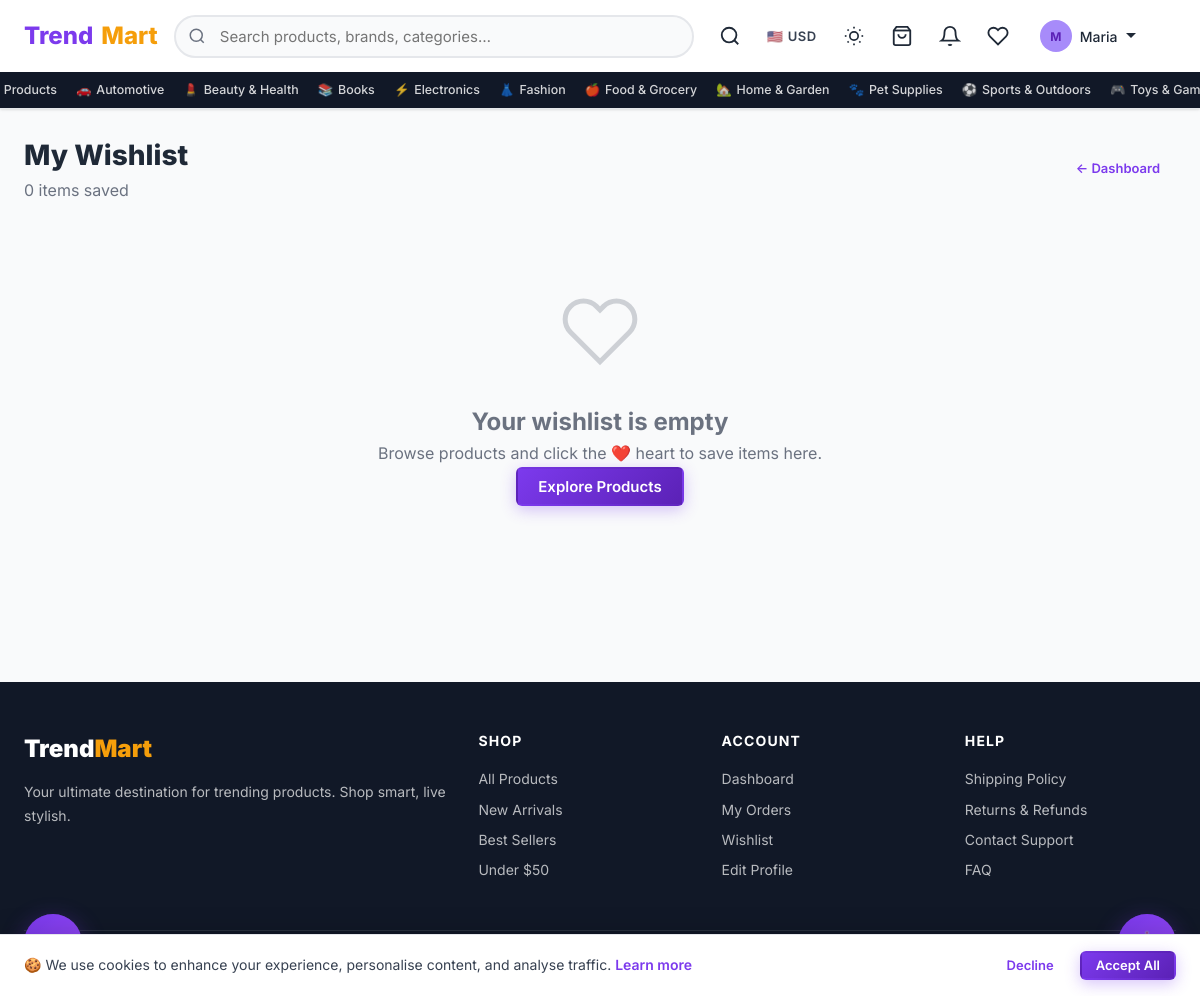
The app's page /wishlist/ (signed in) with its own data.
### shop/models.py (models this page shows, shortened)
class Category(models.Model):
    name = models.CharField(max_length=200)
    slug = models.SlugField(unique=True, blank=True)
    parent = models.ForeignKey(
        'self', null=True, blank=True, on_delete=models.CASCADE, related_name='children'
    )
    description = models.TextField(blank=True)
    icon = models.CharField(max_length=100, blank=True, help_text="Emoji or CSS icon class")
    image = models.ImageField(upload_to='categories/', blank=True, null=True)
    is_active = models.BooleanField(default=True)
    order = models.PositiveIntegerField(default=0)
    class Meta:
        verbose_name_plural = "Categories"
        ordering = ['order', 'name']

### shop/views.py (the view)
# urls.py: path('wishlist/', views.wishlist_view, name='wishlist'),
@login_required
def wishlist_view(request):
    items = WishlistItem.objects.filter(user=request.user).select_related('product')
    return render(request, 'shop/wishlist.html', {'items': items})

### shop/context_processors.py (called while the page is built)
def cart_context(request):
    cart_count = 0
    try:
        if request.user.is_authenticated:
            cart = Cart.objects.filter(user=request.user).first()
        else:
            session_key = request.session.session_key
            cart = Cart.objects.filter(session_key=session_key, user=None).first() if session_key else None
        if cart:
            cart_count = cart.get_item_count()
    except Exception:
        pass
    return {'cart_count': cart_count}

def site_context(request):
    root_categories = Category.objects.filter(parent=None, is_active=True).prefetch_related('children')
    return {
        'site_name': 'TrendMart',
        'site_tagline': 'Shop the Trend, Live the Style',
        'root_categories': root_categories,
    }

### templates/shop/wishlist.html (shortened to what this page needs)
{% extends "shop/base.html" %}
{% block content %}
<div class="container" style="padding-top:1.5rem;padding-bottom:3rem">
  <div style="display:flex;align-items:center;justify-content:space-between;margin-bottom:1.5rem;flex-wrap:wrap;gap:1rem">
    <div>
      <h1 style="font-size:1.75rem;font-weight:800;color:var(--dark)">My Wishlist</h1>
      <p style="color:var(--text-light)">{{ items|length }} item{{ items|length|pluralize }} saved</p>
    </div>
    <a href="{% url 'shop:dashboard' %}" class="btn btn-ghost btn-sm">← Dashboard</a>
  </div>
  {% if items %}
    <div class="product-grid" role="list" aria-label="Wishlist items">
      {% for item in items %}
        {% include "shop/includes/product_card.html" with product=item.product %}
      {% endfor %}
    </div>
  {% else %}
    <div class="empty-state" role="status">
      <svg viewBox="0 0 24 24" fill="none" stroke="currentColor" stroke-width="1.5" aria-hidden="true"><path d="M20.84 4.61a5.5 5.5 0 00-7.78 0L12 5.67l-1.06-1.06a5.5 5.5 0 00-7.78 7.78L12 21.23l8.84-8.84a5.5 5.5 0 000-7.78z"/></svg>
      <h2>Your wishlist is empty</h2>
      <p>Browse products and click the ❤️ heart to save items here.</p>
      <a href="{% url 'shop:product_list' %}" class="btn btn-primary">Explore Products</a>
    </div>
  {% endif %}
</div>
{% endblock %}

### templates/shop/base.html (shortened to what this page needs)
{% load static %}
<!DOCTYPE html>
<html lang="en">
<head>
  <link rel="stylesheet" href="{% static 'css/main.css' %}?v=21">
</head>
<body>
<header>
  <nav class="navbar" role="navigation" aria-label="Main navigation">
    <div class="navbar-inner">
      <a href="{% url 'shop:home' %}" class="navbar-brand" aria-label="TrendMart Home">
        Trend<span>Mart</span>
      </a>
      <div class="navbar-search" id="navbar-search" role="search">
        <form action="{% url 'shop:search' %}" method="get">
          <input type="search" name="q" id="search-input" value="{{ request.GET.q }}"
                 placeholder="Search products, brands, categories…"
                 autocomplete="off" aria-label="Search products">
        </form>
      </div>
      <div class="navbar-actions">
        <button id="mobile-search-btn" class="nav-icon-btn" aria-label="Search" aria-expanded="false">
          <svg viewBox="0 0 24 24" fill="none" stroke="currentColor" stroke-width="2"><circle cx="11" cy="11" r="8"/><path d="m21 21-4.35-4.35"/></svg>
        </button>
        <div class="currency-selector" title="Select currency">
          <button class="currency-btn" id="currency-btn" aria-label="Currency selector" aria-haspopup="listbox">
            <span id="currency-flag">🇺🇸</span>
            <span id="currency-code">USD</span>
          </button>
        </div>
        <button id="dark-mode-toggle" class="dark-mode-btn" aria-label="Toggle dark mode" aria-pressed="false" title="Toggle dark mode">
        </button>
        <a href="{% url 'shop:cart' %}" class="nav-icon-btn" id="nav-cart-btn" aria-label="Cart ({{ cart_count }} items)">
          <svg viewBox="0 0 24 24" fill="none" stroke="currentColor" stroke-width="2" aria-hidden="true"><path d="M6 2L3 6v14a2 2 0 002 2h14a2 2 0 002-2V6l-3-4z"/><line x1="3" y1="6" x2="21" y2="6"/><path d="M16 10a4 4 0 01-8 0"/></svg>
        </a>
        {% if user.is_authenticated %}
          <div class="nav-bell-wrap">
            <a href="{% url 'shop:notification_list' %}" class="nav-icon-btn" id="notif-bell-btn" aria-label="Notifications">
              <svg viewBox="0 0 24 24" fill="none" stroke="currentColor" stroke-width="2" aria-hidden="true"><path d="M18 8A6 6 0 006 8c0 7-3 9-3 9h18s-3-2-3-9"/><path d="M13.73 21a2 2 0 01-3.46 0"/></svg>
            </a>
          </div>
          <a href="{% url 'shop:wishlist' %}" class="nav-icon-btn" aria-label="Wishlist">
            <svg viewBox="0 0 24 24" fill="none" stroke="currentColor" stroke-width="2" aria-hidden="true"><path d="M20.84 4.61a5.5 5.5 0 00-7.78 0L12 5.67l-1.06-1.06a5.5 5.5 0 00-7.78 7.78L12 21.23l8.84-8.84a5.5 5.5 0 000-7.78z"/></svg>
          </a>
          <div class="user-menu">
            <button class="user-menu-toggle" data-dropdown="user-menu-dropdown"
                    aria-haspopup="true" aria-expanded="false" aria-controls="user-menu-dropdown">
              <div class="user-avatar-sm" aria-hidden="true">{{ user.first_name|first|upper|default:user.username|first|upper }}</div>
              <span>{{ user.first_name|default:user.username }}</span>
              <svg width="12" height="12" viewBox="0 0 12 12" aria-hidden="true"><path fill="currentColor" d="M6 8L1 3h10z"/></svg>
            </button>
          </div>
        {% else %}
          <a href="{% url 'shop:login' %}" class="btn btn-ghost btn-sm">Login</a>
          <a href="{% url 'shop:register' %}" class="btn btn-primary btn-sm">Sign Up</a>
        {% endif %}
      </div>
    </div>
    <div class="nav-categories" role="navigation" aria-label="Category navigation">
      <div class="nav-categories-inner">
        <a href="{% url 'shop:product_list' %}" class="nav-cat-link">All Products</a>
        {% for cat in root_categories %}
          <a href="{% url 'shop:category' cat.slug %}" class="nav-cat-link">
            {% if cat.icon %}<span aria-hidden="true">{{ cat.icon }}</span>{% endif %}
            {{ cat.name }}
          </a>
        {% endfor %}
      </div>
    </div>
  </nav>
</header>
<main id="main-content" tabindex="-1">
  {% block content %}{% endblock %}
</main>
<footer class="footer" role="contentinfo">
  <div class="container">
    <div class="footer-grid">
      <div>
        <div class="footer-brand">Trend<span>Mart</span></div>
        <p class="footer-desc">Your ultimate destination for trending products. Shop smart, live stylish.</p>
      </div>
      <div>
        <div class="footer-col-title">Shop</div>
        <a href="{% url 'shop:product_list' %}" class="footer-link">All Products</a>
        <a href="{% url 'shop:product_list' %}?sort=newest" class="footer-link">New Arrivals</a>
        <a href="{% url 'shop:product_list' %}?sort=popular" class="footer-link">Best Sellers</a>
        <a href="{% url 'shop:product_list' %}?min_price=0&max_price=50" class="footer-link">Under $50</a>
      </div>
      <div>
        <div class="footer-col-title">Account</div>
        {% if user.is_authenticated %}
          <a href="{% url 'shop:dashboard' %}" class="footer-link">Dashboard</a>
          <a href="{% url 'shop:order_list' %}" class="footer-link">My Orders</a>
          <a href="{% url 'shop:wishlist' %}" class="footer-link">Wishlist</a>
          <a href="{% url 'shop:profile' %}" class="footer-link">Edit Profile</a>
        {% else %}
          <a href="{% url 'shop:login' %}" class="footer-link">Login</a>
          <a href="{% url 'shop:register' %}" class="footer-link">Register</a>
          <a href="{% url 'shop:register' %}?role=retailer" class="footer-link">Sell on TrendMart</a>
        {% endif %}
      </div>
      <div>
        <div class="footer-col-title">Help</div>
        <a href="{% url 'shop:shipping_policy' %}" class="footer-link">Shipping Policy</a>
        <a href="{% url 'shop:returns_refunds' %}" class="footer-link">Returns &amp; Refunds</a>
        <a href="{% url 'shop:contact_support' %}" class="footer-link">Contact Support</a>
        <a href="{% url 'shop:faq' %}" class="footer-link">FAQ</a>
      </div>
    </div>
    <div class="footer-bottom">
      <span>&copy; 2026 TrendMart. Developed by George Papasotiriou. All rights reserved.</span>
      <span>Made with ❤️ for great shopping experiences</span>
    </div>
  </div>
</footer>
<div class="ai-chat-widget" role="complementary" aria-label="AI Shopping Assistant">
  <button id="ai-chat-trigger" class="ai-chat-trigger" aria-expanded="false" aria-controls="ai-chat-panel" aria-label="Open AI shopping assistant">
  </button>
</div>
<div class="a11y-hub" id="a11y-hub" role="region" aria-label="Accessibility tools">
  <button class="a11y-main-btn" id="a11y-main-btn" aria-label="Toggle accessibility menu" aria-expanded="false" aria-controls="a11y-options">
  </button>
</div>
<div id="cookie-banner" class="cookie-banner" role="dialog" aria-label="Cookie consent" aria-live="polite">
  <p class="cookie-banner-text">
    🍪 We use cookies to enhance your experience, personalise content, and analyse traffic.
    <a href="#" style="color:var(--primary);font-weight:600">Learn more</a>
  </p>
  <div class="cookie-banner-actions">
    <button id="cookie-decline" class="btn btn-ghost btn-sm">Decline</button>
    <button id="cookie-accept" class="btn btn-primary btn-sm">Accept All</button>
  </div>
</div>
</body>
</html>

### records on screen
Category: icon "🚗", name "Automotive"
Category: icon "💄", name "Beauty & Health"
Category: icon "📚", name "Books"
Category: icon "⚡", name "Electronics"
Category: icon "👗", name "Fashion"
Category: icon "🍎", name "Food & Grocery"
Category: icon "🏡", name "Home & Garden"
Category: icon "🐾", name "Pet Supplies"
Category: icon "⚽", name "Sports & Outdoors"
Category: icon "🎮", name "Toys &…"

### other values on screen
{{ user.first_name|first|upper|default:user.username|first|upper }} "M"
{{ user.first_name|default:user.username }} "Maria"
{{ items|length }} "0"
